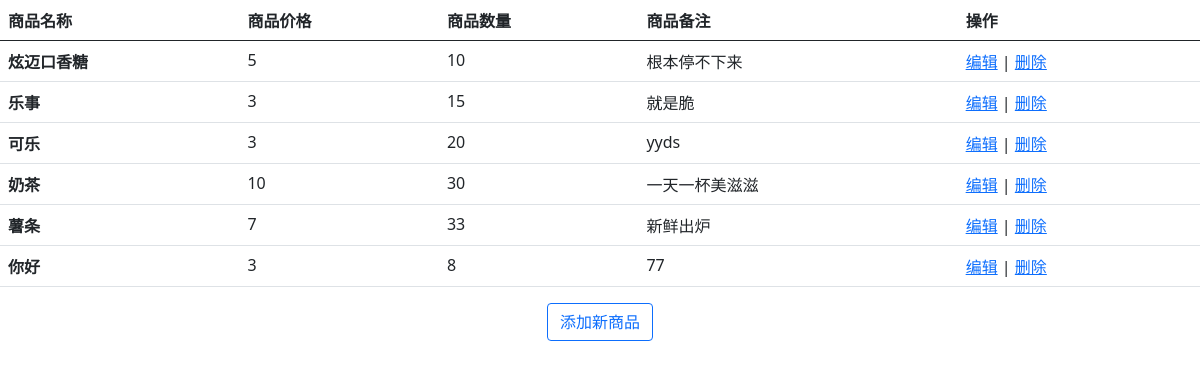
Screenshot of /change/index.php with the database file from the repository.
### tables this page shows
CREATE TABLE `produce` (
  `id` int(11) NOT NULL COMMENT '商品编号',
  `pname` varchar(20) NOT NULL COMMENT '商品名称',
  `price` int(11) NOT NULL COMMENT '商品价格',
  `pcount` int(11) NOT NULL COMMENT '商品数量',
  `remark` varchar(50) NOT NULL COMMENT '商品备注'
);

### change/index.php (the view, shortened to what this page needs)
<?php
require_once "conn.php";
?>
<!DOCTYPE html>
<html lang="en">
<head>
</head>
<body>
<table class="table">
  <thead>
    <tr>
      <th scope="col">商品名称</th>
      <th scope="col">商品价格</th>
      <th scope="col">商品数量</th>
      <th scope="col">商品备注</th>
      <th scope="col">操作</th>
    </tr>
  </thead>
  <tbody>
  <?php
  $sql = "SELECT * FROM `produce`";
  $result = $conn->query($sql);
    while($row = $result->fetch_assoc()){
    ?>
    <tr>
      <th scope="row"><?php echo $row['pname'];?></th>
      <td><?php echo $row['price'];?></td>
      <td><?php echo $row['pcount'];?></td>
      <td><?php echo $row['remark'];?></td>
      <td>
        <a href="edit.php?id=<?php echo $row['id'];?>">编辑</a>
        |
        <a href="del.php?id=<?php echo $row['id'];?>">删除</a>
      </td>
    </tr>
    <?php
    }
    ?>
  </tbody>
</table>
<div class="text-center">
    <a href="add.html" type="button" class="btn btn-outline-primary">添加新商品</a>
</div>
</body>
</html>

### change/conn.php (shortened to what this page needs)
<html>
<link href="https://cdn.bootcdn.net/ajax/libs/twitter-bootstrap/5.0.1/css/bootstrap.min.css" rel="stylesheet">
</html>

### rows the page displays
produce: pname "炫迈口香糖", price "5", pcount "10", remark "根本停不下来"
produce: pname "乐事", price "3", pcount "15", remark "就是脆"
produce: pname "可乐", price "3", pcount "20", remark "yyds"
produce: pname "奶茶", price "10", pcount "30", remark "一天一杯美滋滋"
produce: pname "薯条", price "7", pcount "33", remark "新鲜出炉"
produce: pname "你好", price "3", pcount "8", remark "77"
